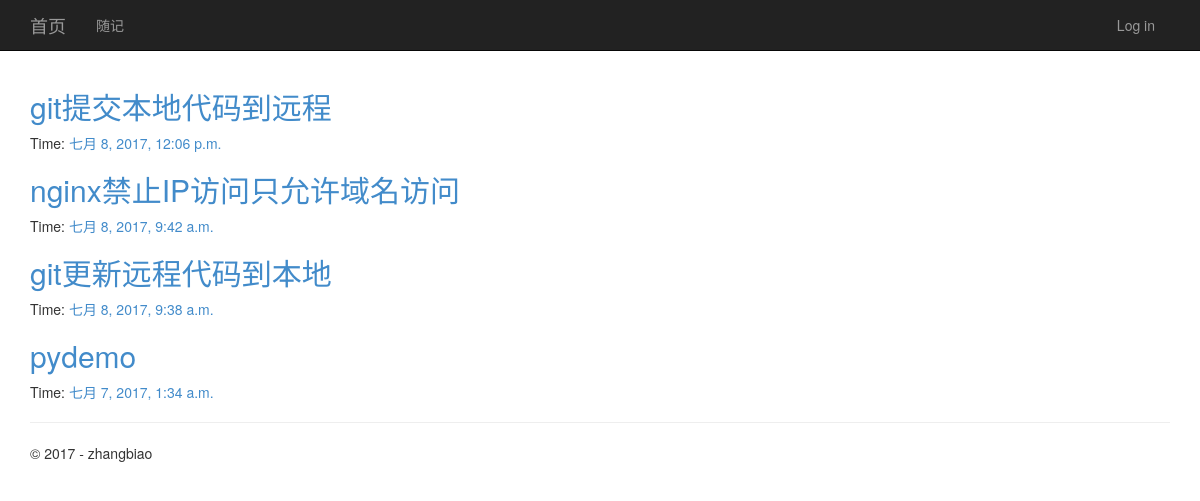
The page / on the database its author committed.
### app/models.py (models this page shows, shortened)
class BlogPost(models.Model):
    title = models.CharField(max_length = 150)#标题
    body = models.TextField()#正文
    timestamp = models.DateTimeField()#时间
    class Meta():
        ordering = ['-timestamp']

### app/views.py (the view)
# urls.py: url(r'^$', app.views.home, name='home'),
def home(request):
    assert isinstance(request, HttpRequest)
    postlist = BlogPost.objects.all()
    return render(
        request,
        'app/index.html',
        {
            'title':'首页',
            'year':datetime.now().year,
            'postlist':postlist
        }
    )

### app/templates/app/index.html
﻿{% extends "app/layout.html" %}
{% block content %}
<div class="posts">
    {% for post in postlist %}
    <section class="post">
        <header class="post-header">
            <h2 class="post-title">
                <a href="{% url 'detail' id=post.id %}">
                    {{post.title}}
                </a>
            </h2>
            <p class="post-meta">
                Time:<a class="post-author" href="#">
                {{post.timestamp}}</a>
            </p>
        </header>
    </section>
    {% endfor %}
</div>
{% endblock %}

### rows shown on the page
BlogPost: title "git提交本地代码到远程", timestamp "七月 8, 2017, 12:06 p.m."
BlogPost: title "nginx禁止IP访问只允许域名访问", timestamp "七月 8, 2017, 9:42 a.m."
BlogPost: title "git更新远程代码到本地", timestamp "七月 8, 2017, 9:38 a.m."
BlogPost: title "pydemo", timestamp "七月 7, 2017, 1:34 a.m."
